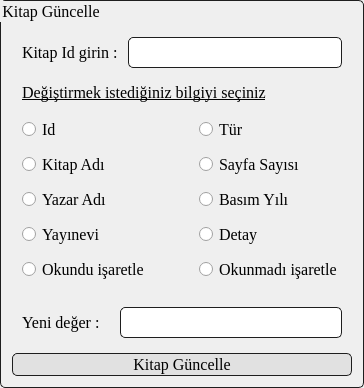
           <widget class="QGroupBox" name="groupBox_2">
            <property name="maximumSize">
             <size>
              <width>393</width>
              <height>16777215</height>
             </size>
            </property>
            <property name="font">
             <font>
              <family>Georgia</family>
              <pointsize>12</pointsize>
             </font>
            </property>
            <property name="styleSheet">
             <string notr="true">QGroupBox
{
    border: 1px solid darkgray;
    padding: 1px;
 border-style: solid;
 border: 1px solid #1e1e1e;
 border-radius: 5;
}</string>
            </property>
            <property name="title">
             <string>Kitap Güncelle</string>
            </property>
            <layout class="QHBoxLayout" name="horizontalLayout_8" stretch="0">
             <property name="spacing">
              <number>5</number>
             </property>
             <property name="leftMargin">
              <number>5</number>
             </property>
             <property name="topMargin">
              <number>20</number>
             </property>
             <property name="rightMargin">
              <number>5</number>
             </property>
             <property name="bottomMargin">
              <number>5</number>
             </property>
             <item>
              <layout class="QVBoxLayout" name="verticalLayout_4">
               <property name="spacing">
                <number>5</number>
               </property>
               <property name="leftMargin">
                <number>5</number>
               </property>
               <property name="topMargin">
                <number>5</number>
               </property>
               <property name="rightMargin">
                <number>5</number>
               </property>
               <property name="bottomMargin">
                <number>5</number>
               </property>
               <item>
                <layout class="QHBoxLayout" name="horizontalLayout_6">
                 <property name="spacing">
                  <number>10</number>
                 </property>
                 <property name="leftMargin">
                  <number>10</number>
                 </property>
                 <property name="topMargin">
                  <number>10</number>
                 </property>
                 <property name="rightMargin">
                  <number>10</number>
                 </property>
                 <property name="bottomMargin">
                  <number>10</number>
                 </property>
                 <item>
                  <widget class="QLabel" name="label_8">
                   <property name="font">
                    <font>
                     <family>Georgia</family>
                     <pointsize>12</pointsize>
                    </font>
                   </property>
                   <property name="text">
                    <string>Kitap Id girin :</string>
                   </property>
                  </widget>
                 </item>
                 <item>
                  <widget class="QLineEdit" name="degistir_bilgi">
                   <property name="minimumSize">
                    <size>
                     <width>120</width>
                     <height>31</height>
                    </size>
                   </property>
                   <property name="font">
                    <font>
                     <family>Georgia</family>
                     <pointsize>12</pointsize>
                    </font>
                   </property>
                   <property name="styleSheet">
                    <string notr="true"> padding: 1px;
 border-style: solid;
 border: 1px solid #1e1e1e;
 border-radius: 5;</string>
                   </property>
                  </widget>
                 </item>
                </layout>
               </item>
               <item>
                <layout class="QHBoxLayout" name="horizontalLayout_16">
                 <item>
                  <spacer name="horizontalSpacer_4">
                   <property name="orientation">
                    <enum>Qt::Horizontal</enum>
                   </property>
                   <property name="sizeType">
                    <enum>QSizePolicy::Fixed</enum>
                   </property>
                   <property name="sizeHint" stdset="0">
                    <size>
                     <width>10</width>
                     <height>0</height>
                    </size>
                   </property>
                  </spacer>
                 </item>
                 <item>
                  <widget class="QLabel" name="label_10">
                   <property name="font">
                    <font>
                     <family>Georgia</family>
                     <pointsize>12</pointsize>
                     <weight>50</weight>
                     <bold>false</bold>
                     <underline>true</underline>
                     <strikeout>false</strikeout>
                     <kerning>false</kerning>
                    </font>
                   </property>
                   <property name="text">
                    <string>Değiştirmek istediğiniz bilgiyi seçiniz</string>
                   </property>
                  </widget>
                 </item>
                </layout>
               </item>
               <item>
                <layout class="QFormLayout" name="formLayout_4">
                 <property name="horizontalSpacing">
                  <number>50</number>
                 </property>
                 <property name="verticalSpacing">
                  <number>10</number>
                 </property>
                 <property name="leftMargin">
                  <number>10</number>
                 </property>
                 <property name="topMargin">
                  <number>10</number>
                 </property>
                 <property name="rightMargin">
                  <number>10</number>
                 </property>
                 <property name="bottomMargin">
                  <number>10</number>
                 </property>
                 <item row="0" column="0">
                  <widget class="QRadioButton" name="_4kitap_id_3">
                   <property name="font">
                    <font>
                     <family>Georgia</family>
                     <pointsize>12</pointsize>
                    </font>
                   </property>
                   <property name="text">
                    <string>Id</string>
                   </property>
                  </widget>
                 </item>
                 <item row="0" column="1">
                  <widget class="QRadioButton" name="kitap_tur_id_3">
                   <property name="font">
                    <font>
                     <family>Georgia</family>
                     <pointsize>12</pointsize>
                    </font>
                   </property>
                   <property name="text">
                    <string>Tür</string>
                   </property>
                  </widget>
                 </item>
                 <item row="1" column="0">
                  <widget class="QRadioButton" name="kitap_adi_3">
                   <property name="font">
                    <font>
                     <family>Georgia</family>
                     <pointsize>12</pointsize>
                    </font>
                   </property>
                   <property name="text">
                    <string>Kitap Adı</string>
                   </property>
                  </widget>
                 </item>
                 <item row="1" column="1">
                  <widget class="QRadioButton" name="sayfa_sayisi_3">
                   <property name="font">
                    <font>
                     <family>Georgia</family>
                     <pointsize>12</pointsize>
                    </font>
                   </property>
                   <property name="text">
                    <string>Sayfa Sayısı</string>
                   </property>
                  </widget>
                 </item>
                 <item row="2" column="0">
                  <widget class="QRadioButton" name="yazar_adi_3">
                   <property name="font">
                    <font>
                     <family>Georgia</family>
                     <pointsize>12</pointsize>
                    </font>
                   </property>
                   <property name="text">
                    <string>Yazar Adı</string>
                   </property>
                  </widget>
                 </item>
                 <item row="2" column="1">
                  <widget class="QRadioButton" name="basim_yili_3">
                   <property name="font">
                    <font>
                     <family>Georgia</family>
                     <pointsize>12</pointsize>
                    </font>
                   </property>
                   <property name="text">
                    <string>Basım Yılı</string>
                   </property>
                  </widget>
                 </item>
                 <item row="3" column="0">
                  <widget class="QRadioButton" name="yayinevi_id_3">
                   <property name="font">
                    <font>
                     <family>Georgia</family>
                     <pointsize>12</pointsize>
                    </font>
                   </property>
                   <property name="text">
                    <string>Yayınevi</string>
                   </property>
                  </widget>
                 </item>
                 <item row="3" column="1">
                  <widget class="QRadioButton" name="detay_3">
                   <property name="font">
                    <font>
                     <family>Georgia</family>
                     <pointsize>12</pointsize>
                    </font>
                   </property>
                   <property name="text">
                    <string>Detay</string>
                   </property>
                  </widget>
                 </item>
                 <item row="4" column="0">
                  <widget class="QRadioButton" name="okundu_3">
                   <property name="font">
                    <font>
                     <family>Georgia</family>
                     <pointsize>12</pointsize>
                    </font>
                   </property>
                   <property name="text">
                    <string>Okundu işaretle</string>
                   </property>
                  </widget>
                 </item>
                 <item row="4" column="1">
                  <widget class="QRadioButton" name="okunmadi_3">
                   <property name="font">
                    <font>
                     <family>Georgia</family>
                     <pointsize>12</pointsize>
                    </font>
                   </property>
                   <property name="text">
                    <string>Okunmadı işaretle</string>
                   </property>
                  </widget>
                 </item>
                </layout>
               </item>
               <item>
                <layout class="QHBoxLayout" name="horizontalLayout_7">
                 <property name="spacing">
                  <number>20</number>
                 </property>
                 <property name="leftMargin">
                  <number>10</number>
                 </property>
                 <property name="topMargin">
                  <number>10</number>
                 </property>
                 <property name="rightMargin">
                  <number>10</number>
                 </property>
                 <property name="bottomMargin">
                  <number>10</number>
                 </property>
                 <item>
                  <widget class="QLabel" name="label_9">
                   <property name="font">
                    <font>
                     <family>Georgia</family>
                     <pointsize>12</pointsize>
                    </font>
                   </property>
                   <property name="text">
                    <string>Yeni değer :</string>
                   </property>
                  </widget>
                 </item>
                 <item>
                  <widget class="QLineEdit" name="yeni_deger">
                   <property name="enabled">
                    <bool>true</bool>
                   </property>
                   <property name="minimumSize">
                    <size>
                     <width>120</width>
                     <height>31</height>
                    </size>
                   </property>
                   <property name="font">
                    <font>
                     <family>Georgia</family>
                     <pointsize>12</pointsize>
                    </font>
                   </property>
                   <property name="styleSheet">
                    <string notr="true"> padding: 1px;
 border-style: solid;
 border: 1px solid #1e1e1e;
 border-radius: 5;</string>
                   </property>
                  </widget>
                 </item>
                </layout>
               </item>
               <item>
                <widget class="QPushButton" name="kitap_guncelle">
                 <property name="font">
                  <font>
                   <family>Georgia</family>
                   <pointsize>12</pointsize>
                  </font>
                 </property>
                 <property name="cursor">
                  <cursorShape>PointingHandCursor</cursorShape>
                 </property>
                 <property name="styleSheet">
                  <string notr="true"> padding: 1px;
background-color: #E1E1E1;
 border-style: solid;
 border: 1px solid #1e1e1e;
 border-radius: 5;</string>
                 </property>
                 <property name="text">
                  <string>Kitap Güncelle</string>
                 </property>
                 <property name="icon">
                  <iconset>
                   <normaloff>Resimler/science.png</normaloff>Resimler/science.png</iconset>
                 </property>
                 <property name="iconSize">
                  <size>
                   <width>25</width>
                   <height>25</height>
                  </size>
                 </property>
                 <property name="autoDefault">
                  <bool>false</bool>
                 </property>
                 <property name="flat">
                  <bool>false</bool>
                 </property>
                </widget>
               </item>
              </layout>
             </item>
            </layout>
           </widget>
